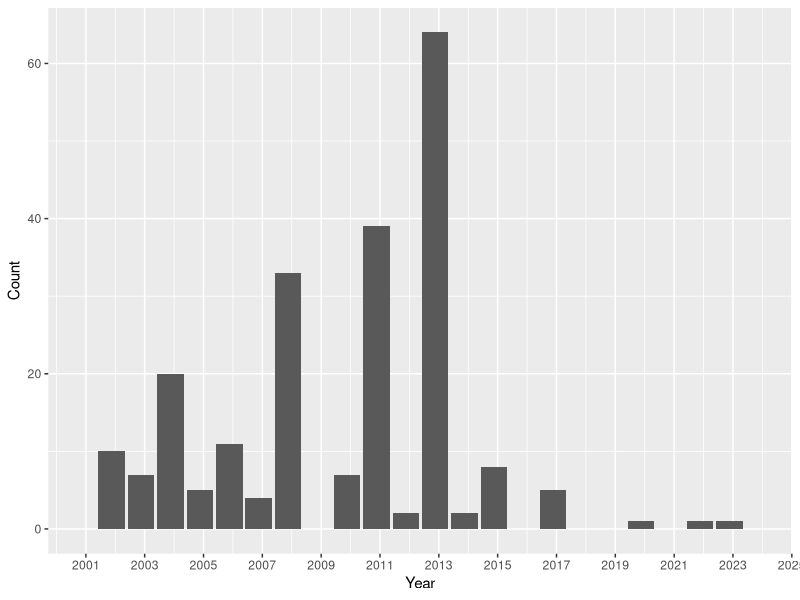
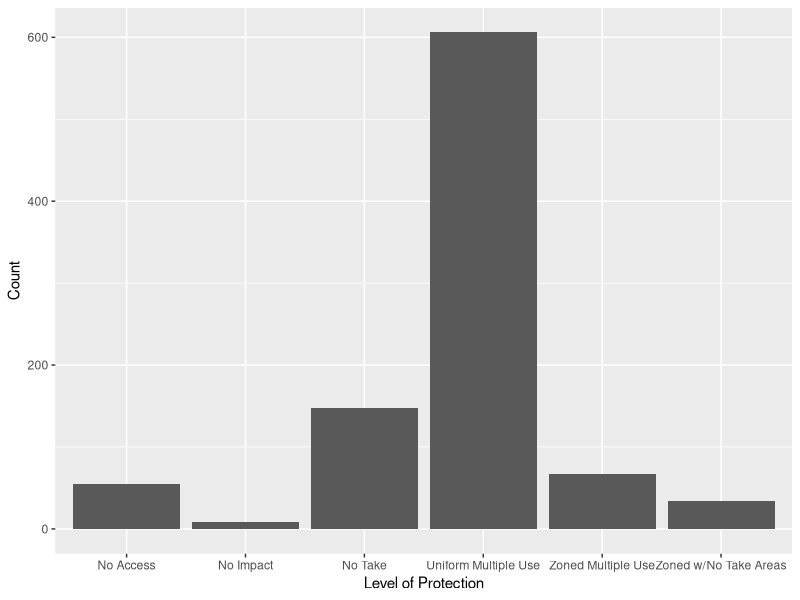
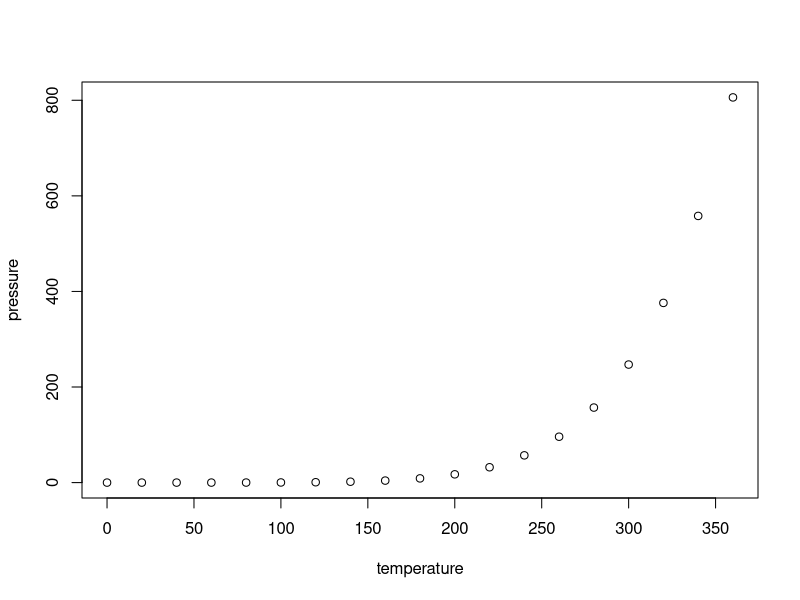

Write R code to recreate these figures, in order.
## ---- chunk 1
#knitr::opts_chunk$set(echo = TRUE)


library(here)
library(tidyverse)
library(lubridate)
library(dplyr)
library(ggplot2)
here()

MPA.data <- read.csv(here('DataRaw/NOAA_Marine_Protected_Areas_Inventory_2023.csv'),
                     stringsAsFactors = TRUE, 
                     colClasses = c('Year.Established' = 'factor'))

MPA.data.clean <- MPA.data %>%
  select(OBJECTID, Site.Name, State, Level.of.Protection, Management.Plan, Year.Established, Marine.Status, Area..km2., Marine.Area..km2., Percent.Area.Marine, No.Take.Area..km2., Longitude, Latitude) %>% 
  filter(Year.Established != 0)

MPA.data.clean$Year.Established <- as.Date(MPA.data.clean$Year.Established, format = '%Y')

colnames(MPA.data.clean)[8] <- "Area"
colnames(MPA.data.clean)[9] <- "Marine.Area"
colnames(MPA.data.clean)[11] <- "No.Take.Area"
  
Clean.plot <- 
  ggplot(MPA.data.clean) +
  geom_bar(aes(x=Year.Established)) +
  scale_x_date(date_breaks = "2 years", date_labels = "%Y", limits = as.Date(c("2000-11-15", "2023-11-15"))) +
  labs(x = "Year", y = "Count")
print(Clean.plot)


NoTake <- MPA.data.clean %>% 
  filter(No.Take.Area != 0)

PartialNoTake <- NoTake %>% 
  filter(Area != No.Take.Area)

LevelofProtection <- ggplot(MPA.data.clean) +
  geom_bar(aes(x=Level.of.Protection)) +
  labs(x = "Level of Protection",
       y = "Count") +
  theme(element_text(angle = 45))
print(LevelofProtection)
  

unique(MPA.data.clean$Level.of.Protection)



## ---- chunk 2
summary(cars)
## ---- chunk 3
plot(pressure)
